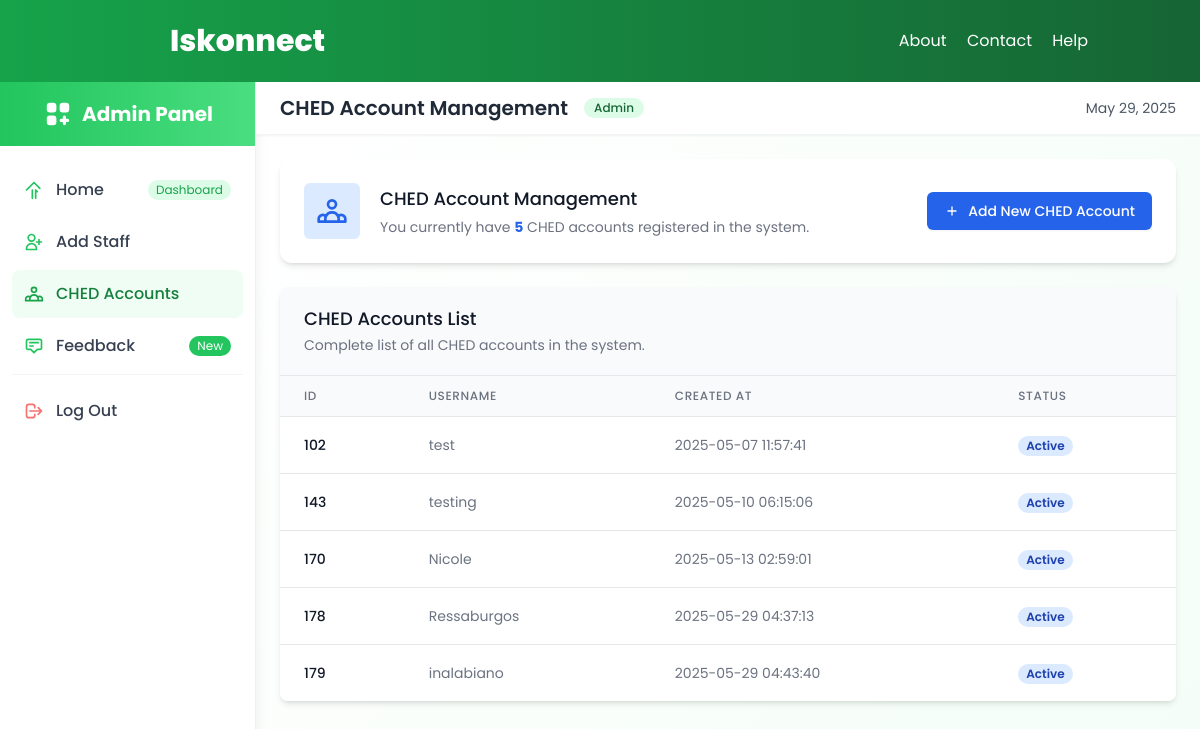
Page /ched_account.php (signed in) on the committed database.
### tables this page shows
CREATE TABLE `users` (
  `id` int(11) NOT NULL,
  `username` varchar(50) NOT NULL,
  `password` varchar(255) NOT NULL,
  `created_at` timestamp NOT NULL DEFAULT current_timestamp(),
  `role` enum('admin','staff','ched','student') NOT NULL DEFAULT 'staff',
  `fullname` varchar(100) DEFAULT NULL
);

### ched_account.php (the view, shortened to what this page needs)
<?php
include 'components/conn.php';
$ched_list = [];
$sql = "SELECT id, username, created_at FROM users WHERE role = 'ched'";
$result = $conn->query($sql);
if ($result->num_rows > 0) {
    while ($row = $result->fetch_assoc()) {
        $ched_list[] = $row;
    }
}
$ched_count = count($ched_list);
?>
<?php include 'components/header.php'; ?>
<link rel="stylesheet" href="https://cdnjs.cloudflare.com/ajax/libs/animate.css/4.1.1/animate.min.css" />
<div class="flex h-screen bg-white overflow-hidden">
    <div class="w-64 bg-white border-r border-green-100 flex flex-col shadow-lg z-10 relative">
        <div class="p-4 mb-2 bg-gradient-to-r from-green-500 to-green-400 text-white">
            <div class="flex items-center justify-center">
                <h1 class="text-xl font-bold">Admin Panel</h1>
            </div>
        </div>
        <nav class="flex-1">
            <ul class="space-y-1 p-3">
                <li class="group">
                    <a href="dashboard.php" class="flex items-center p-3 rounded-lg hover:bg-green-50 transition-all duration-300 group-hover:translate-x-1 transform">
                        <svg class="w-5 h-5 text-green-500 group-hover:text-green-600 transition-colors" fill="none" stroke="currentColor" stroke-width="2" viewBox="0 0 24 24" xmlns="http://www.w3.org/2000/svg">
                            <path stroke-linecap="round" stroke-linejoin="round" d="M3 12l2-2m0 0l7-7 7 7m-9 2v10m4-10l2 2m-2-2v10"></path>
                        </svg>
                        <span class="ml-3 text-gray-700 group-hover:text-green-700 font-medium">Home</span>
                        <span class="ml-auto bg-green-100 text-green-600 text-xs px-2 py-0.5 rounded-full group-hover:bg-green-200 transition-colors duration-300">Dashboard</span>
                    </a>
                </li>
                <li class="group">
                    <a href="add_staff.php" class="flex items-center p-3 rounded-lg hover:bg-green-50 transition-all duration-300 group-hover:translate-x-1 transform">
                        <span class="ml-3 text-gray-700 group-hover:text-green-700 font-medium">Add Staff</span>
                    </a>
                </li>
                <li class="group">
                    <a href="ched_account.php" class="flex items-center p-3 rounded-lg bg-green-50 transition-all duration-300 group-hover:translate-x-1 transform">
                        <span class="ml-3 text-green-700 font-medium">CHED Accounts</span>
                    </a>
                </li>
                <li class="group">
                    <a href="feedback.php" class="flex items-center p-3 rounded-lg hover:bg-green-50 transition-all duration-300 group-hover:translate-x-1 transform">
                        <span class="ml-3 text-gray-700 group-hover:text-green-700 font-medium">Feedback</span>
                        <span class="ml-auto bg-green-500 text-white text-xs px-2 py-0.5 rounded-full animate-pulse">New</span>
                    </a>
                </li>
                <li class="border-t border-gray-100 my-2 pt-2"></li>
                <li class="group">
                    <a href="index.php" class="flex items-center p-3 rounded-lg hover:bg-red-50 transition-all duration-300">
                        <span class="ml-3 text-gray-700 group-hover:text-red-700 font-medium">Log Out</span>
                    </a>
                </li>
            </ul>
        </nav>
    </div>
    <div class="flex-1 overflow-y-auto bg-gradient-to-br from-white to-green-50 relative">
        <div id="particles-js" class="absolute inset-0 opacity-30"></div>
        <div class="bg-white shadow-sm border-b border-gray-100 px-6 py-3 flex items-center justify-between sticky top-0 z-10">
            <div class="flex items-center">
                <h2 class="text-xl font-semibold text-gray-800">CHED Account Management</h2>
                <div class="ml-4 bg-green-100 text-green-800 text-xs font-medium px-2.5 py-0.5 rounded-full">Admin</div>
            </div>
            <div class="flex items-center space-x-4">
                <div>
                    <span class="text-sm text-gray-600"><?php echo date("F j, Y"); ?></span>
                </div>
            </div>
        </div>
        <div class="p-6 animate__animated animate__fadeIn">
            <div class="bg-white rounded-xl shadow-md overflow-hidden transition-all duration-300 hover:shadow-lg mb-6">
                <div class="p-6">
                    <div class="flex items-center">
                        <div class="flex-shrink-0 bg-blue-100 rounded-md p-3">
                        </div>
                        <div class="ml-5">
                            <h3 class="text-lg font-medium text-gray-900">CHED Account Management</h3>
                            <p class="mt-1 text-sm text-gray-500">You currently have <span class="font-bold text-blue-600"><?php echo $ched_count; ?></span> CHED accounts registered in the system.</p>
                        </div>
                        <div class="ml-auto">
                            <button id="openModal" class="inline-flex items-center px-4 py-2 border border-transparent text-sm font-medium rounded-md shadow-sm text-white bg-blue-600 hover:bg-blue-700 focus:outline-none focus:ring-2 focus:ring-offset-2 focus:ring-blue-500">
                                <svg class="w-4 h-4 mr-2" fill="none" stroke="currentColor" viewBox="0 0 24 24" xmlns="http://www.w3.org/2000/svg">
                                    <path stroke-linecap="round" stroke-linejoin="round" stroke-width="2" d="M12 6v6m0 0v6m0-6h6m-6 0H6"></path>
                                </svg>
                                Add New CHED Account
                            </button>
                        </div>
                    </div>
                </div>
            </div>
            <div class="bg-white shadow-md rounded-lg overflow-hidden">
                <div class="px-4 py-5 sm:px-6 bg-gray-50 border-b border-gray-200">
                    <h3 class="text-lg font-medium leading-6 text-gray-900">CHED Accounts List</h3>
                    <p class="mt-1 max-w-2xl text-sm text-gray-500">Complete list of all CHED accounts in the system.</p>
                </div>
                <div class="overflow-x-auto">
                    <table class="min-w-full divide-y divide-gray-200">
                        <thead class="bg-gray-50">
                            <tr>
                                <th scope="col" class="px-6 py-3 text-left text-xs font-medium text-gray-500 uppercase tracking-wider">ID</th>
                                <th scope="col" class="px-6 py-3 text-left text-xs font-medium text-gray-500 uppercase tracking-wider">Username</th>
                                <th scope="col" class="px-6 py-3 text-left text-xs font-medium text-gray-500 uppercase tracking-wider">Created At</th>
                                <th scope="col" class="px-6 py-3 text-left text-xs font-medium text-gray-500 uppercase tracking-wider">Status</th>
                            </tr>
                        </thead>
                        <tbody class="bg-white divide-y divide-gray-200">
                            <?php foreach ($ched_list as $ched): ?>
                                <tr class="hover:bg-gray-50">
                                    <td class="px-6 py-4 whitespace-nowrap text-sm font-medium text-gray-900"><?php echo $ched['id']; ?></td>
                                    <td class="px-6 py-4 whitespace-nowrap text-sm text-gray-500"><?php echo $ched['username']; ?></td>
                                    <td class="px-6 py-4 whitespace-nowrap text-sm text-gray-500"><?php echo $ched['created_at']; ?></td>
                                    <td class="px-6 py-4 whitespace-nowrap">
                                        <span class="px-2 inline-flex text-xs leading-5 font-semibold rounded-full bg-blue-100 text-blue-800">Active</span>
                                    </td>
                                </tr>
                            <?php endforeach; ?>
                        </tbody>
                    </table>
                </div>
            </div>
        </div>
    </div>
</div>
<?php include 'components/footer.php'; ?>

### components/header.php (style rules this page uses)
body { font-family: 'Poppins', sans-serif; }

### rows in the picture
users: id "102", username "test", created_at "2025-05-07 11:57:41"
users: id "143", username "testing", created_at "2025-05-10 06:15:06"
users: id "170", username "Nicole", created_at "2025-05-13 02:59:01"
users: id "178", username "Ressaburgos", created_at "2025-05-29 04:37:13"
users: id "179", username "inalabiano", created_at "2025-05-29 04:43:40"

### other values in the picture
$ched_count "5"
